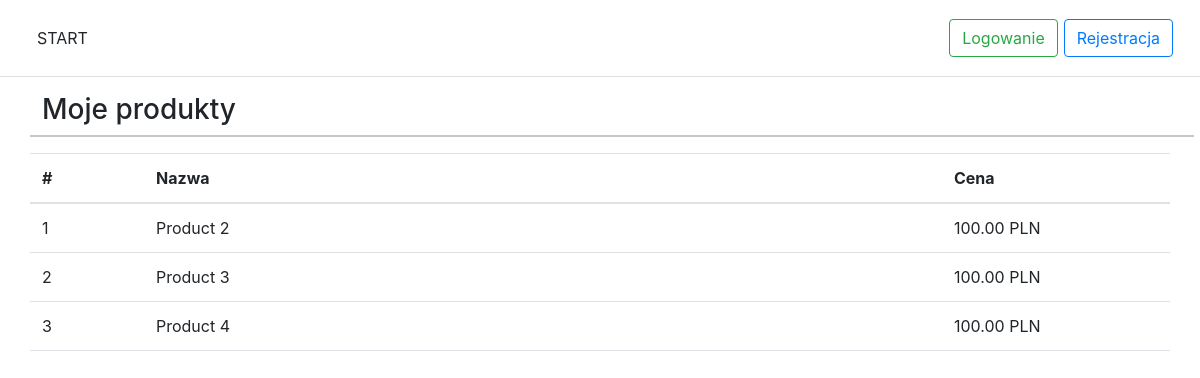
The app's page /src/pages/products.php, older data.
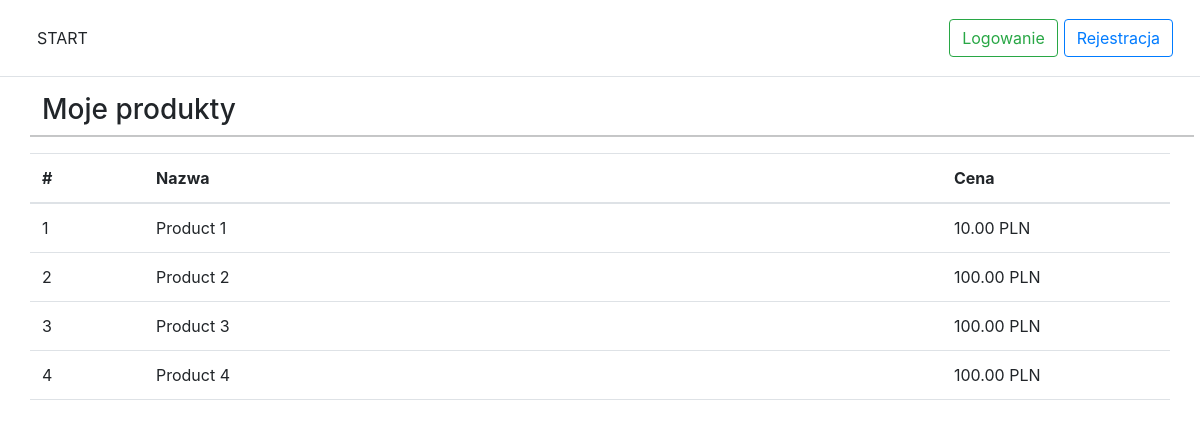
The same page, newer data.
### tables this page shows
CREATE TABLE `products`
(
    `id`             int(11) AUTO_INCREMENT PRIMARY KEY NOT NULL,
    `auction_number` varchar(255)                       NOT NULL,
    `name`           varchar(255)                       NOT NULL,
    `description`    varchar(1000)                      NOT NULL,
    `nett_price`     decimal(10, 2)                     NOT NULL,
    `vat`            int(11)                            NOT NULL,
    `gross_price`    decimal(10, 2)                     NOT NULL,
    `optima_code`    varchar(255),
    `ean`            varchar(255)
);

### src/pages/products.php (the view, shortened to what this page needs)
<!doctype html>
<html lang="pl">
<head>
    <?php include_once('../static/elements/head.inc.php'); ?>
</head>
<body>
<header>
    <?php include_once('../static/elements/header.php') ?>
</header>
<div class="container">
    <div class="row">
        <h3>Moje produkty</h3>
        <hr>
        <table class="table table-hover">
            <thead>
            <tr>
                <th scope="col" style="width: 10%">#</th>
                <th scope="col" style="width 70%">Nazwa</th>
                <th scope="col" style="width: 20%">Cena</th>
            </tr>
            </thead>
            <tbody>
            <?php
            include_once '../classes/dbh.classes.php';
            $stmt = $connection->prepare('SELECT * FROM products;');
            $stmt->execute();
            $result = $stmt->get_result();
            $products = $result->fetch_all(MYSQLI_ASSOC);
            if ($products > 0) {
                $rowNumber = 0;
                foreach ($products as $product) {
                    $rowNumber += 1; ?>
                    <tr onclick="window.location='product-single-add.php?id='+<?= $product['id'] ?>">
                        <td><?= $rowNumber ?></td>
                        <td><?= $product['name'] ?></td>
                        <td><?= $product['nett_price'] ?> PLN</td>
                    </tr>
                <?php }
            } else {
                echo('<div class="alert alert-danger text-center" role="alert">Brak produktów do wyświetlenia</div>');
            }
            ?>
            </tbody>
        </table>
    </div>
</div>
</body>
</html>

Row changes from the older to the newer data that the page shows:
added products: name "Product 1", nett_price "10.00"
